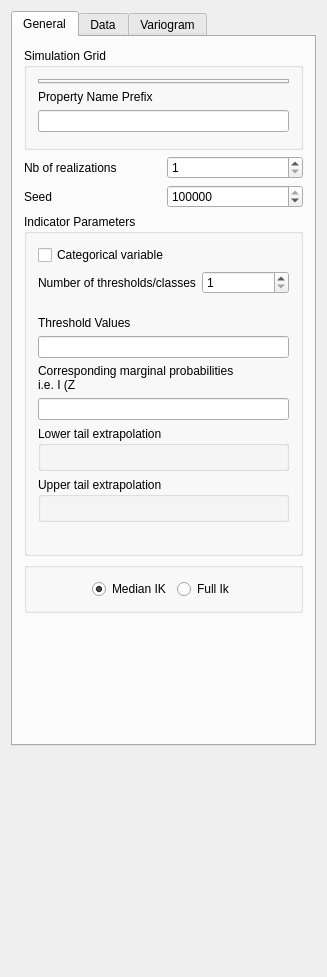
<?xml version="1.0" encoding="UTF-8"?>
<ui version="4.0">
 <class>Sisim_Parameters</class>
 <widget class="QWidget" name="Sisim_Parameters">
  <property name="geometry">
   <rect>
    <x>0</x>
    <y>0</y>
    <width>327</width>
    <height>977</height>
   </rect>
  </property>
  <property name="windowTitle">
   <string>Sisim Parameters</string>
  </property>
  <property name="AlgorithmCategory" stdset="0">
   <string>Simulation</string>
  </property>
  <property name="AlgorithmDescription" stdset="0">
   <string>Sequential indicator simulation</string>
  </property>
  <layout class="QVBoxLayout" name="verticalLayout_5">
   <item>
    <widget class="QTabWidget" name="tabWidget2">
     <property name="currentIndex">
      <number>0</number>
     </property>
     <widget class="QWidget" name="tab">
      <attribute name="title">
       <string>General</string>
      </attribute>
      <layout class="QVBoxLayout" name="verticalLayout_2">
       <item>
        <widget class="QGroupBox" name="SimulationGrid">
         <property name="maximumSize">
          <size>
           <width>32767</width>
           <height>140</height>
          </size>
         </property>
         <property name="title">
          <string>Simulation Grid</string>
         </property>
         <layout class="QVBoxLayout" name="verticalLayout">
          <item>
           <widget class="GridSelector" name="Grid_Name">
            <property name="currentIndex">
             <number>1</number>
            </property>
           </widget>
          </item>
          <item>
           <widget class="QLabel" name="TextLabel2">
            <property name="text">
             <string>Property Name Prefix</string>
            </property>
            <property name="wordWrap">
             <bool>false</bool>
            </property>
           </widget>
          </item>
          <item>
           <widget class="QLineEdit" name="Property_Name"/>
          </item>
          <item>
           <spacer>
            <property name="orientation">
             <enum>Qt::Vertical</enum>
            </property>
            <property name="sizeType">
             <enum>QSizePolicy::Expanding</enum>
            </property>
            <property name="sizeHint" stdset="0">
             <size>
              <width>13</width>
              <height>3</height>
             </size>
            </property>
           </spacer>
          </item>
         </layout>
        </widget>
       </item>
       <item>
        <layout class="QHBoxLayout">
         <property name="spacing">
          <number>6</number>
         </property>
         <property name="margin">
          <number>0</number>
         </property>
         <item>
          <widget class="QLabel" name="TextLabel2_2_2_2">
           <property name="text">
            <string>Nb of realizations</string>
           </property>
           <property name="wordWrap">
            <bool>false</bool>
           </property>
          </widget>
         </item>
         <item>
          <widget class="QSpinBox" name="Nb_Realizations">
           <property name="minimum">
            <number>1</number>
           </property>
           <property name="maximum">
            <number>10000</number>
           </property>
          </widget>
         </item>
        </layout>
       </item>
       <item>
        <layout class="QHBoxLayout">
         <property name="spacing">
          <number>6</number>
         </property>
         <property name="margin">
          <number>0</number>
         </property>
         <item>
          <widget class="QLabel" name="TextLabel2_2_2_2_2">
           <property name="text">
            <string>Seed</string>
           </property>
           <property name="wordWrap">
            <bool>false</bool>
           </property>
          </widget>
         </item>
         <item>
          <widget class="QSpinBox" name="Seed">
           <property name="maximum">
            <number>99999999</number>
           </property>
           <property name="value">
            <number>14071789</number>
           </property>
          </widget>
         </item>
        </layout>
       </item>
       <item>
        <widget class="QGroupBox" name="GroupBox4">
         <property name="title">
          <string>Indicator Parameters</string>
         </property>
         <layout class="QGridLayout">
          <property name="margin">
           <number>11</number>
          </property>
          <property name="spacing">
           <number>6</number>
          </property>
          <item row="0" column="0">
           <widget class="QCheckBox" name="Categorical_Variable_Flag">
            <property name="text">
             <string>Categorical variable</string>
            </property>
           </widget>
          </item>
          <item row="1" column="0">
           <layout class="QHBoxLayout">
            <property name="spacing">
             <number>6</number>
            </property>
            <property name="margin">
             <number>0</number>
            </property>
            <item>
             <widget class="QLabel" name="TextLabel1_4">
              <property name="text">
               <string>Number of thresholds/classes</string>
              </property>
              <property name="wordWrap">
               <bool>false</bool>
              </property>
             </widget>
            </item>
            <item>
             <widget class="QSpinBox" name="Nb_Indicators">
              <property name="minimum">
               <number>1</number>
              </property>
             </widget>
            </item>
           </layout>
          </item>
          <item row="2" column="0">
           <spacer>
            <property name="orientation">
             <enum>Qt::Vertical</enum>
            </property>
            <property name="sizeType">
             <enum>QSizePolicy::Fixed</enum>
            </property>
            <property name="sizeHint" stdset="0">
             <size>
              <width>20</width>
              <height>16</height>
             </size>
            </property>
           </spacer>
          </item>
          <item row="6" column="0">
           <widget class="QLineEdit" name="Marginal_Probabilities"/>
          </item>
          <item row="3" column="0">
           <widget class="QLabel" name="TextLabel1_3">
            <property name="text">
             <string>Threshold Values</string>
            </property>
            <property name="wordWrap">
             <bool>false</bool>
            </property>
           </widget>
          </item>
          <item row="5" column="0">
           <widget class="QLabel" name="TextLabel2_2">
            <property name="text">
             <string>Corresponding marginal probabilities
i.e. I (Z&lt;zk) or  I (G=k)</string>
            </property>
            <property name="wordWrap">
             <bool>false</bool>
            </property>
           </widget>
          </item>
          <item row="4" column="0">
           <widget class="QLineEdit" name="Thresholds"/>
          </item>
          <item row="7" column="0">
           <widget class="GsTLGroupBox" name="lowerTailBox">
            <property name="title">
             <string>Lower tail extrapolation</string>
            </property>
            <layout class="QGridLayout">
             <property name="margin">
              <number>11</number>
             </property>
             <property name="spacing">
              <number>6</number>
             </property>
             <item row="0" column="0">
              <widget class="LowerTailCdfInput" name="lowerTailCdf">
               <property name="maximumSize">
                <size>
                 <width>500</width>
                 <height>32767</height>
                </size>
               </property>
              </widget>
             </item>
            </layout>
           </widget>
          </item>
          <item row="8" column="0">
           <widget class="GsTLGroupBox" name="upperTailBox">
            <property name="title">
             <string>Upper tail extrapolation</string>
            </property>
            <layout class="QGridLayout">
             <property name="margin">
              <number>11</number>
             </property>
             <property name="spacing">
              <number>6</number>
             </property>
             <item row="0" column="0">
              <widget class="UpperTailCdfInput" name="upperTailCdf"/>
             </item>
            </layout>
           </widget>
          </item>
          <item row="9" column="0">
           <spacer>
            <property name="orientation">
             <enum>Qt::Vertical</enum>
            </property>
            <property name="sizeType">
             <enum>QSizePolicy::Expanding</enum>
            </property>
            <property name="sizeHint" stdset="0">
             <size>
              <width>20</width>
              <height>20</height>
             </size>
            </property>
           </spacer>
          </item>
         </layout>
        </widget>
       </item>
       <item>
        <widget class="QGroupBox" name="ButtonGroup1">
         <layout class="QHBoxLayout">
          <property name="spacing">
           <number>6</number>
          </property>
          <property name="margin">
           <number>11</number>
          </property>
          <item>
           <spacer>
            <property name="orientation">
             <enum>Qt::Horizontal</enum>
            </property>
            <property name="sizeType">
             <enum>QSizePolicy::Expanding</enum>
            </property>
            <property name="sizeHint" stdset="0">
             <size>
              <width>30</width>
              <height>20</height>
             </size>
            </property>
           </spacer>
          </item>
          <item>
           <widget class="QRadioButton" name="Median_Ik_Flag">
            <property name="text">
             <string>Median IK</string>
            </property>
            <property name="checked">
             <bool>true</bool>
            </property>
           </widget>
          </item>
          <item>
           <widget class="QRadioButton" name="Full_Ik_Flag">
            <property name="text">
             <string>Full Ik</string>
            </property>
           </widget>
          </item>
          <item>
           <spacer>
            <property name="orientation">
             <enum>Qt::Horizontal</enum>
            </property>
            <property name="sizeType">
             <enum>QSizePolicy::Expanding</enum>
            </property>
            <property name="sizeHint" stdset="0">
             <size>
              <width>41</width>
              <height>20</height>
             </size>
            </property>
           </spacer>
          </item>
         </layout>
        </widget>
       </item>
       <item>
        <spacer>
         <property name="orientation">
          <enum>Qt::Vertical</enum>
         </property>
         <property name="sizeType">
          <enum>QSizePolicy::Expanding</enum>
         </property>
         <property name="sizeHint" stdset="0">
          <size>
           <width>21</width>
           <height>120</height>
          </size>
         </property>
        </spacer>
       </item>
      </layout>
     </widget>
     <widget class="QWidget" name="tab">
      <attribute name="title">
       <string>Data</string>
      </attribute>
      <layout class="QVBoxLayout" name="verticalLayout_4">
       <item>
        <widget class="QGroupBox" name="GroupBox3">
         <property name="title">
          <string>Hard Data</string>
         </property>
         <layout class="QVBoxLayout">
          <property name="spacing">
           <number>6</number>
          </property>
          <property name="margin">
           <number>11</number>
          </property>
          <item>
           <widget class="QLabel" name="TextLabel1_2">
            <property name="text">
             <string>Grid</string>
            </property>
            <property name="wordWrap">
             <bool>false</bool>
            </property>
           </widget>
          </item>
          <item>
           <widget class="GridSelector" name="Hard_Data_Grid"/>
          </item>
          <item>
           <widget class="QLabel" name="TextLabel1_2_2">
            <property name="text">
             <string>Property</string>
            </property>
            <property name="wordWrap">
             <bool>false</bool>
            </property>
           </widget>
          </item>
          <item>
           <widget class="SinglePropertySelector" name="Hard_Data_Property"/>
          </item>
          <item>
           <widget class="QCheckBox" name="Assign_Hard_Data">
            <property name="text">
             <string>Assign hard data to simulation grid</string>
            </property>
            <property name="checked">
             <bool>true</bool>
            </property>
           </widget>
          </item>
         </layout>
        </widget>
       </item>
       <item>
        <widget class="GsTLButtonGroup" name="gsTLButtonGroup1">
         <property name="enabled">
          <bool>true</bool>
         </property>
         <property name="title">
          <string>Interval Data</string>
         </property>
         <property name="displayed" stdset="0">
          <bool>true</bool>
         </property>
         <layout class="QVBoxLayout">
          <property name="spacing">
           <number>6</number>
          </property>
          <property name="margin">
           <number>11</number>
          </property>
          <item>
           <widget class="GridSelector" name="coded_grid"/>
          </item>
          <item>
           <widget class="OrderedPropertySelector" name="coded_props">
            <property name="title">
             <string>Properties</string>
            </property>
           </widget>
          </item>
         </layout>
        </widget>
       </item>
       <item>
        <widget class="QGroupBox" name="GroupBox9">
         <property name="sizePolicy">
          <sizepolicy hsizetype="Preferred" vsizetype="Minimum">
           <horstretch>0</horstretch>
           <verstretch>0</verstretch>
          </sizepolicy>
         </property>
         <property name="title">
          <string>Search Ellipsoid</string>
         </property>
         <layout class="QVBoxLayout" name="verticalLayout_3">
          <item>
           <layout class="QHBoxLayout">
            <property name="spacing">
             <number>6</number>
            </property>
            <property name="margin">
             <number>0</number>
            </property>
            <item>
             <widget class="QLabel" name="TextLabel2_2_2_2_3">
              <property name="text">
               <string>Max conditioning data</string>
              </property>
              <property name="wordWrap">
               <bool>false</bool>
              </property>
             </widget>
            </item>
            <item>
             <widget class="QSpinBox" name="Max_Conditioning_Data">
              <property name="minimum">
               <number>0</number>
              </property>
              <property name="maximum">
               <number>200</number>
              </property>
              <property name="value">
               <number>12</number>
              </property>
             </widget>
            </item>
           </layout>
          </item>
          <item>
           <widget class="EllipsoidInput" name="Search_Ellipsoid"/>
          </item>
          <item>
           <widget class="AdvancedNeighborhoodInput" name="AdvancedSearch"/>
          </item>
         </layout>
        </widget>
       </item>
       <item>
        <spacer>
         <property name="orientation">
          <enum>Qt::Vertical</enum>
         </property>
         <property name="sizeType">
          <enum>QSizePolicy::Expanding</enum>
         </property>
         <property name="sizeHint" stdset="0">
          <size>
           <width>20</width>
           <height>260</height>
          </size>
         </property>
        </spacer>
       </item>
      </layout>
     </widget>
     <widget class="QWidget" name="TabPage">
      <attribute name="title">
       <string>Variogram</string>
      </attribute>
      <layout class="QVBoxLayout">
       <property name="spacing">
        <number>6</number>
       </property>
       <property name="margin">
        <number>0</number>
       </property>
       <item>
        <widget class="GsTLGroupBox" name="MedianIkGroup">
         <property name="title">
          <string/>
         </property>
         <layout class="QVBoxLayout">
          <property name="spacing">
           <number>6</number>
          </property>
          <property name="margin">
           <number>11</number>
          </property>
          <item>
           <widget class="VariogramInput" name="Variogram_Median_Ik"/>
          </item>
         </layout>
        </widget>
       </item>
       <item>
        <widget class="CloneGroupBox" name="FullIkGroup">
         <property name="title">
          <string/>
         </property>
         <property name="displayed" stdset="0">
          <bool>false</bool>
         </property>
         <layout class="QVBoxLayout">
          <property name="spacing">
           <number>6</number>
          </property>
          <property name="margin">
           <number>11</number>
          </property>
          <item>
           <widget class="VariogramInput" name="Variogram_Full_Ik"/>
          </item>
         </layout>
        </widget>
       </item>
       <item>
        <spacer>
         <property name="orientation">
          <enum>Qt::Vertical</enum>
         </property>
         <property name="sizeType">
          <enum>QSizePolicy::Expanding</enum>
         </property>
         <property name="sizeHint" stdset="0">
          <size>
           <width>20</width>
           <height>20</height>
          </size>
         </property>
        </spacer>
       </item>
      </layout>
     </widget>
    </widget>
   </item>
   <item>
    <spacer>
     <property name="orientation">
      <enum>Qt::Vertical</enum>
     </property>
     <property name="sizeType">
      <enum>QSizePolicy::Expanding</enum>
     </property>
     <property name="sizeHint" stdset="0">
      <size>
       <width>20</width>
       <height>16</height>
      </size>
     </property>
    </spacer>
   </item>
  </layout>
 </widget>
 <layoutdefault spacing="6" margin="11"/>
 <customwidgets>
  <customwidget>
   <class>SinglePropertySelector</class>
   <extends>QComboBox</extends>
   <header>GsTLAppli/extra/qtplugins/selectors.h</header>
  </customwidget>
  <customwidget>
   <class>OrderedPropertySelector</class>
   <extends>GsTLGroupBox</extends>
   <header>GsTLAppli/extra/qtplugins/selectors.h</header>
   <container>1</container>
  </customwidget>
  <customwidget>
   <class>VariogramInput</class>
   <extends>QWidget</extends>
   <header>GsTLAppli/extra/qtplugins/variogram_input.h</header>
  </customwidget>
  <customwidget>
   <class>GsTLButtonGroup</class>
   <extends>QGroupBox</extends>
   <header>GsTLAppli/extra/qtplugins/selectors.h</header>
  </customwidget>
  <customwidget>
   <class>GsTLGroupBox</class>
   <extends>QGroupBox</extends>
   <header>GsTLAppli/extra/qtplugins/selectors.h</header>
   <container>1</container>
  </customwidget>
  <customwidget>
   <class>EllipsoidInput</class>
   <extends>QWidget</extends>
   <header>GsTLAppli/extra/qtplugins/ellipsoid_input.h</header>
  </customwidget>
  <customwidget>
   <class>UpperTailCdfInput</class>
   <extends>QWidget</extends>
   <header>GsTLAppli/extra/qtplugins/non_param_cdf_input.h</header>
  </customwidget>
  <customwidget>
   <class>LowerTailCdfInput</class>
   <extends>QWidget</extends>
   <header>GsTLAppli/extra/qtplugins/non_param_cdf_input.h</header>
  </customwidget>
  <customwidget>
   <class>CloneGroupBox</class>
   <extends>GsTLGroupBox</extends>
   <header>GsTLAppli/extra/qtplugins/selectors.h</header>
   <container>1</container>
  </customwidget>
  <customwidget>
   <class>GridSelector</class>
   <extends>QTabWidget</extends>
   <header>GsTLAppli/extra/qtplugins/selectors.h</header>
  </customwidget>
  <customwidget>
   <class>AdvancedNeighborhoodInput</class>
   <extends>QWidget</extends>
   <header>GsTLAppli/extra/qtplugins/neighborhood_filter_input.h</header>
  </customwidget>
 </customwidgets>
 <includes>
  <include location="local">gridselector.h</include>
  <include location="local">gstlgroupbox.h</include>
  <include location="local">lowertailcdfinput.h</include>
  <include location="local">gstlgroupbox.h</include>
  <include location="local">uppertailcdfinput.h</include>
  <include location="local">gridselector.h</include>
  <include location="local">singlepropertyselector.h</include>
  <include location="local">gstlbuttongroup.h</include>
  <include location="local">gridselector.h</include>
  <include location="local">orderedpropertyselector.h</include>
  <include location="local">multipropertyselector.h</include>
  <include location="local">ellipsoidinput.h</include>
  <include location="local">gstl_table.h</include>
  <include location="local">gstl_table.h</include>
  <include location="local">gstlgroupbox.h</include>
  <include location="local">variograminput.h</include>
  <include location="local">clonegroupbox.h</include>
  <include location="local">variograminput.h</include>
 </includes>
 <resources/>
 <connections>
  <connection>
   <sender>Median_Ik_Flag</sender>
   <signal>toggled(bool)</signal>
   <receiver>FullIkGroup</receiver>
   <slot>setDeActivated(bool)</slot>
   <hints>
    <hint type="sourcelabel">
     <x>20</x>
     <y>20</y>
    </hint>
    <hint type="destinationlabel">
     <x>20</x>
     <y>20</y>
    </hint>
   </hints>
  </connection>
  <connection>
   <sender>Full_Ik_Flag</sender>
   <signal>toggled(bool)</signal>
   <receiver>MedianIkGroup</receiver>
   <slot>setDeActivated(bool)</slot>
   <hints>
    <hint type="sourcelabel">
     <x>20</x>
     <y>20</y>
    </hint>
    <hint type="destinationlabel">
     <x>20</x>
     <y>20</y>
    </hint>
   </hints>
  </connection>
  <connection>
   <sender>Nb_Indicators</sender>
   <signal>valueChanged(int)</signal>
   <receiver>FullIkGroup</receiver>
   <slot>set_count(int)</slot>
   <hints>
    <hint type="sourcelabel">
     <x>20</x>
     <y>20</y>
    </hint>
    <hint type="destinationlabel">
     <x>20</x>
     <y>20</y>
    </hint>
   </hints>
  </connection>
  <connection>
   <sender>Hard_Data_Grid</sender>
   <signal>activated(QString)</signal>
   <receiver>Hard_Data_Property</receiver>
   <slot>show_properties(QString)</slot>
   <hints>
    <hint type="sourcelabel">
     <x>20</x>
     <y>20</y>
    </hint>
    <hint type="destinationlabel">
     <x>20</x>
     <y>20</y>
    </hint>
   </hints>
  </connection>
  <connection>
   <sender>Categorical_Variable_Flag</sender>
   <signal>toggled(bool)</signal>
   <receiver>Thresholds</receiver>
   <slot>setDisabled(bool)</slot>
   <hints>
    <hint type="sourcelabel">
     <x>20</x>
     <y>20</y>
    </hint>
    <hint type="destinationlabel">
     <x>20</x>
     <y>20</y>
    </hint>
   </hints>
  </connection>
  <connection>
   <sender>Categorical_Variable_Flag</sender>
   <signal>toggled(bool)</signal>
   <receiver>lowerTailBox</receiver>
   <slot>setHidden(bool)</slot>
   <hints>
    <hint type="sourcelabel">
     <x>20</x>
     <y>20</y>
    </hint>
    <hint type="destinationlabel">
     <x>20</x>
     <y>20</y>
    </hint>
   </hints>
  </connection>
  <connection>
   <sender>Categorical_Variable_Flag</sender>
   <signal>toggled(bool)</signal>
   <receiver>upperTailBox</receiver>
   <slot>setHidden(bool)</slot>
   <hints>
    <hint type="sourcelabel">
     <x>20</x>
     <y>20</y>
    </hint>
    <hint type="destinationlabel">
     <x>20</x>
     <y>20</y>
    </hint>
   </hints>
  </connection>
  <connection>
   <sender>coded_grid</sender>
   <signal>activated(QString)</signal>
   <receiver>coded_props</receiver>
   <slot>show_properties(QString)</slot>
   <hints>
    <hint type="sourcelabel">
     <x>20</x>
     <y>20</y>
    </hint>
    <hint type="destinationlabel">
     <x>20</x>
     <y>20</y>
    </hint>
   </hints>
  </connection>
 </connections>
</ui>
